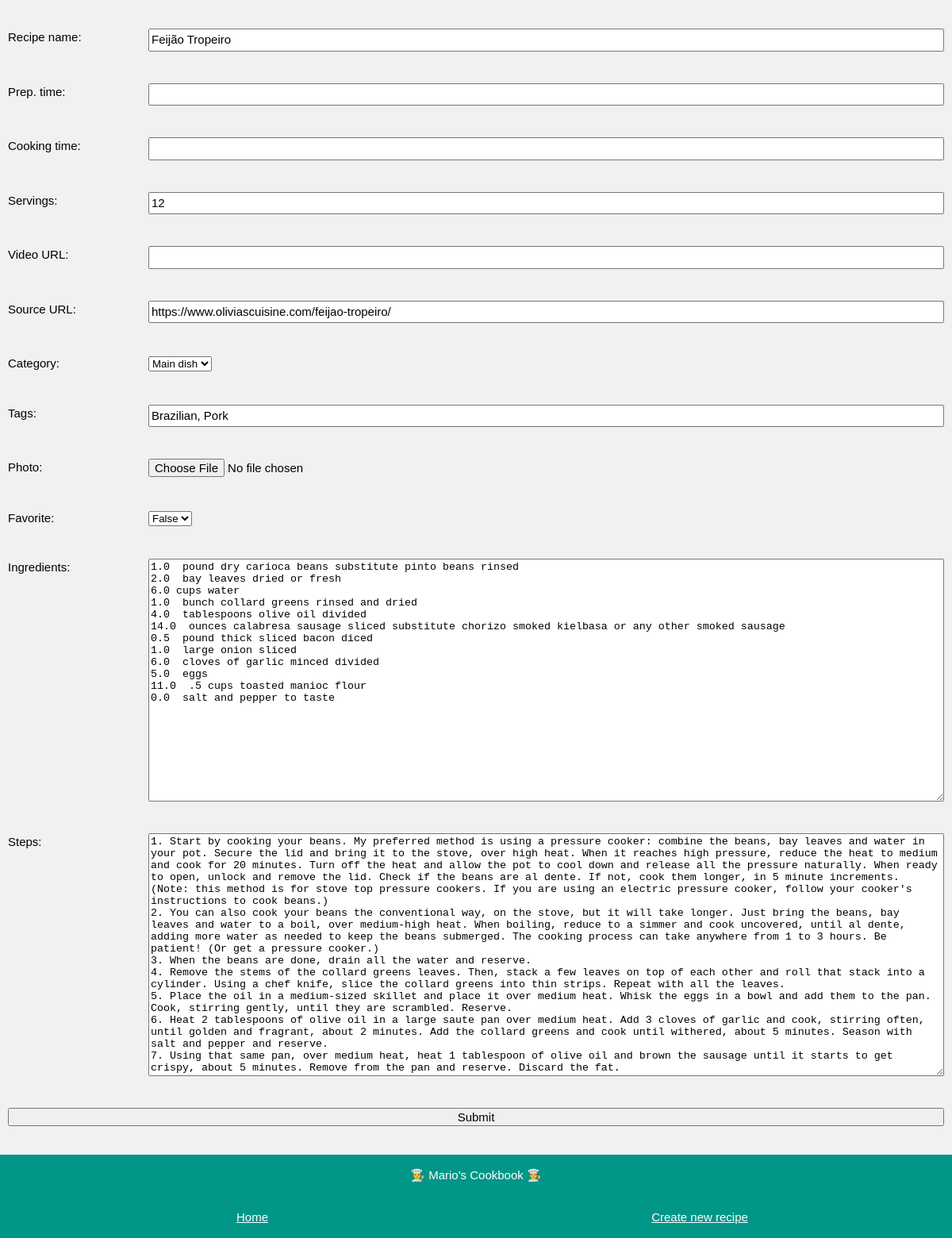
Before: /edit/Feijão Tropeiro with the older database file.
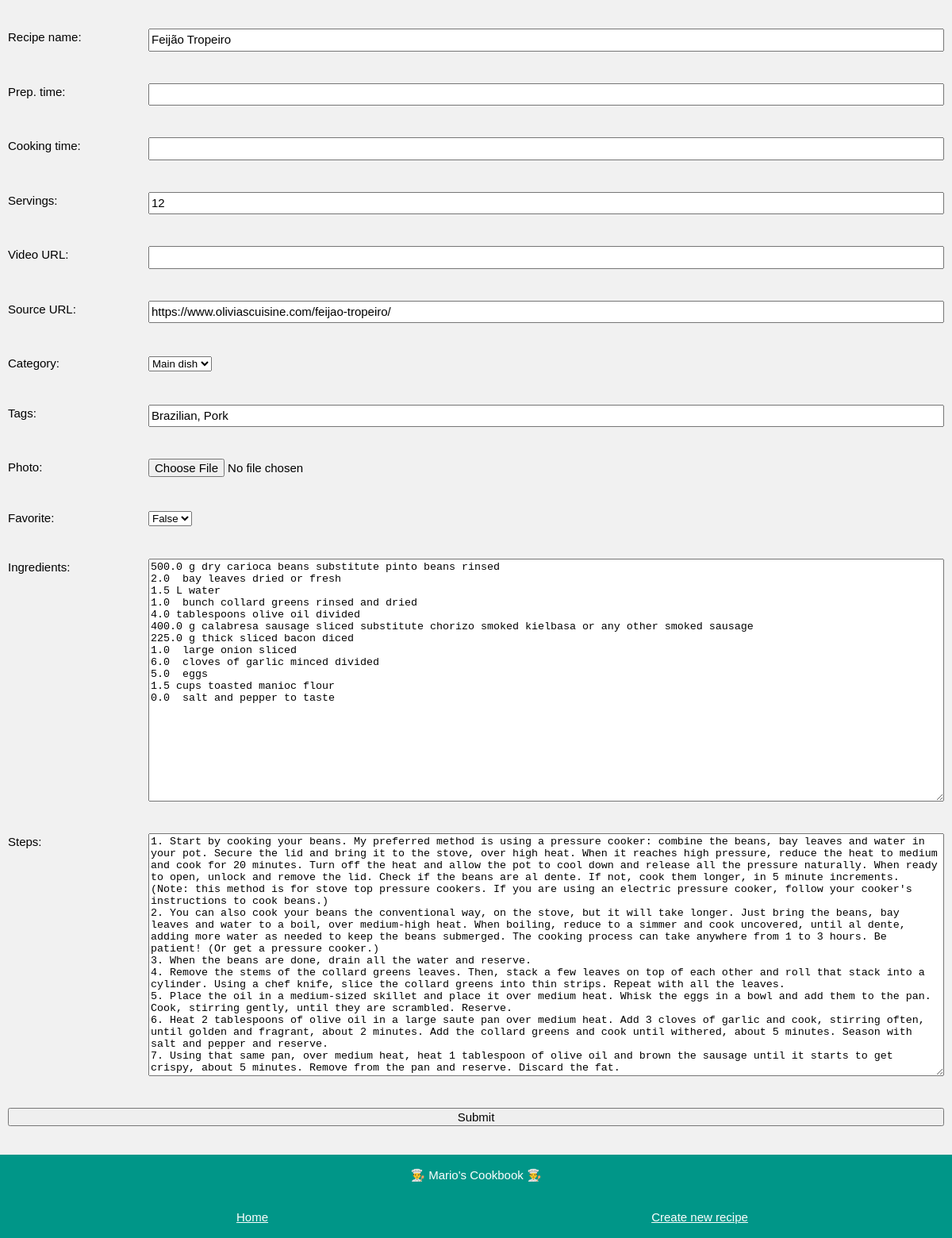
After: the same page with the newer database file.
### app_config.py (models this page shows, shortened)
class Ingredient(db.Model):
    id = db.Column(db.Integer, primary_key=True)
    name = db.Column(db.String, nullable=False)
    amount = db.Column(db.Float, default=0)
    unit = db.Column(db.String, default='')
    recipe_name = db.Column(db.String, db.ForeignKey('recipe.name'), nullable=False)

### app_edit.py (the view, shortened to what this page needs)
@app.route('/edit/<name>', methods=['POST', 'GET'])
def edit(name):
    if request.method == 'GET':
        recipe = Recipe.query.get(name)
        amounts = []
        for ingredient in recipe.ingredients:
            amount = ingredient.amount
            amounts.append(amount)
        n_amounts = range(len(amounts))
        return render_template('edit.html', recipe=recipe, amounts=amounts,
                               n_amounts=n_amounts, new=False, categories = known_categories)

### templates/edit.html (shortened to what the changed rows need)
<!DOCTYPE html>
<html>
<head>
    <link rel="stylesheet" href="../static/css/edit.css">
    <link rel='stylesheet' href='../static/css/fonts.css'>
</head>
<body class="background-color">
    <div class="page-container">
        {% if new == False %}
        <form action="/edit/{{recipe.name}}" method="POST" enctype="multipart/form-data">
        {% else %}
        <form action="/new/" method="POST" enctype="multipart/form-data">
        {% endif %}
            <div class="form-item">
                <label for="ingredients">Ingredients: </label>
                {% if new == False %}
                <textarea id="ingredients" name="ingredients" rows="20" cols="50">
{% for i in n_amounts %}{{ amounts[i] }} {{ recipe.ingredients[i].unit }} {{ recipe.ingredients[i].name }}
{% endfor %}</textarea>
                {% else %}
                <textarea id="ingredients" name="ingredients" rows="20" cols="50"></textarea>
                {% endif %}
            </div>
        </form>
    </div>
</body>
</html>

Changed rows visible on the page:
removed Ingredient: ingredients "1.0 pound dry carioca beans substitute pinto beans rinsed 2.0 bay leaves dried or fresh 6.0 cups water 1.0 bunch collard greens rinsed and dried 4.0 tablespoons olive oil divided 14.0 ounces calabresa sausage sliced substitute chorizo smoked kielbasa or any other smoked sausage 0.5 pound thick sliced bacon diced 1.0 large onion sliced 6.0 cloves of garlic minced divided 5.0 eggs 11.0 .5 cups toasted manioc flour 0.0 salt and pepper to taste"
added Ingredient: ingredients "500.0 g dry carioca beans substitute pinto beans rinsed 2.0 bay leaves dried or fresh 1.5 L water 1.0 bunch collard greens rinsed and dried 4.0 tablespoons olive oil divided 400.0 g calabresa sausage sliced substitute chorizo smoked kielbasa or any other smoked sausage 225.0 g thick sliced bacon diced 1.0 large onion sliced 6.0 cloves of garlic minced divided 5.0 eggs 1.5 cups toasted manioc flour 0.0 salt and pepper to taste"
